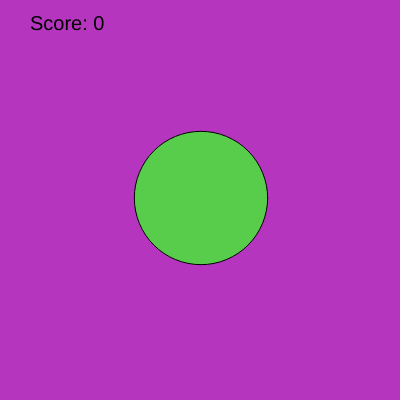
Frame 1 (no input)
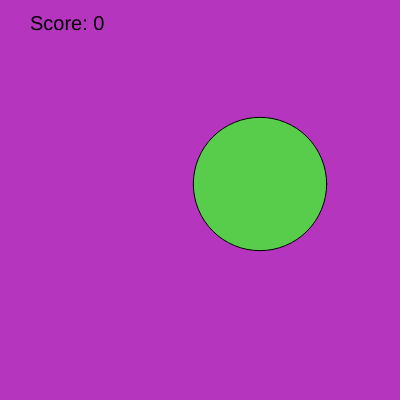
Frame 60 (no input)
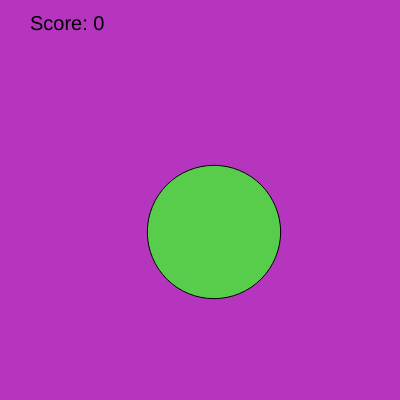
Frame 120 (the mouse pressed at the canvas centre since frame 60)

The p5.js sketch that drew these frames (run headless with seeded random() and noise() and a simulated clock; from frame 60 on, the mouse is pressed at the canvas centre):

// p5.js sketch
// ── sketch.js
// PE – Events
// IGME-609
// Shauna Cross
// Global variables that the program will need
var bg;
var score = 0;
var ballX;
var ballY;
var ballSize;
var ballColor;
var xspeed;
var yspeed;
// Create the canvas and setup the game
function setup() {
  createCanvas(400, 400);
  reset();
}
// In each frame, paint the background, bounce the ball,
// and draw the score
function draw() {
  background(bg);
  bouncingBall();
  textSize(20);
  fill(0);
  text("Score: " + score, 30, 30);
}
// ------------------------------------------
// Custom "helper" functions
// ------------------------------------------
// Resets the background and ball attributes
function reset() {
  bg = getRandomColor();
  ballColor = getRandomColor();
  xspeed = 1;
  yspeed = -2;
  ballX = width / 2;
  ballY = height / 2;
  ballSize = width / 3;
  score = 0;
}

// Move/bounce the ball and then draw it
function bouncingBall() {
  push();
  ballX += xspeed;
  ballY += yspeed;
  if (ballX > width - ballSize || ballX < ballSize) {
    xspeed = -xspeed;
  }
  if (ballY > height - ballSize || ballY < ballSize) {
    yspeed = -yspeed;
  }
  fill(ballColor);
  circle(ballX, ballY, ballSize);
  pop();
}
// Level up by increasing the score, speeding up by 5%, 
// shrinking the ball by 5%, and getting new background and
// ball colors.
function levelUp() {
  score++ 
  xspeed = xspeed*1.05;
  yspeed = yspeed*1.05;
  ballSize = ballSize*.95;
  bg = getRandomColor();
  ballColor = getRandomColor();
}

// Return a new random color
function getRandomColor() {
  return color(random(255), random(255), random(255));
}

// Returns true if the mouse is currently in the ball
function mouseInBall() {
  return dist(mouseX, mouseY, ballX, ballY) < ballSize;
  
}
// ------------------------------------------
// Event handlers
// ------------------------------------------
// If the left mouse button is clicked and the mouse
// is in the ball, level up.
function mouseClicked() {
  if (mouseButton == LEFT && mouseInBall()){
    console.log("mouse clicked");
  levelUp();
  }
}

function keyPressed() {
if (key == 'r') {
  clear();
}
}
// ADD THE APPROPRIATE EVENT HANDLER CODE HERE
// If the "r" key is pressed, reset everything
// ADD THE APPROPRIATE EVENT HANDLER CODE HERE
